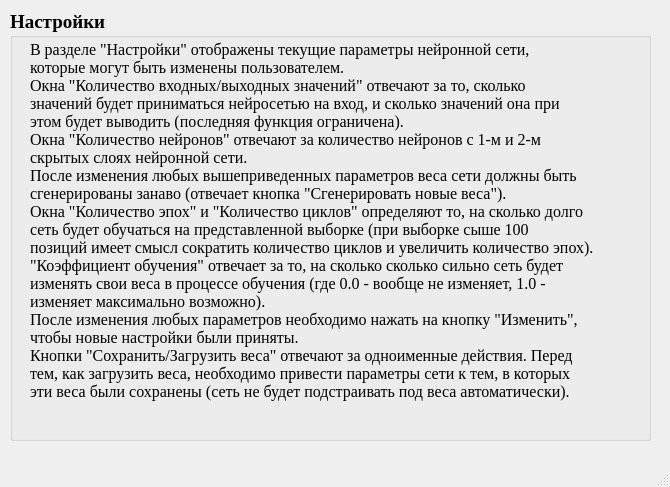
<?xml version="1.0" encoding="UTF-8"?>
<ui version="4.0">
 <class>helpWindow</class>
 <widget class="QMainWindow" name="helpWindow">
  <property name="geometry">
   <rect>
    <x>0</x>
    <y>0</y>
    <width>670</width>
    <height>487</height>
   </rect>
  </property>
  <property name="windowTitle">
   <string>Помощь</string>
  </property>
  <property name="windowIcon">
   <iconset>
    <normaloff>../source/resources/icon.png</normaloff>../source/resources/icon.png</iconset>
  </property>
  <widget class="QWidget" name="centralwidget">
   <widget class="QGroupBox" name="textGroupBox">
    <property name="geometry">
     <rect>
      <x>10</x>
      <y>10</y>
      <width>641</width>
      <height>431</height>
     </rect>
    </property>
    <property name="font">
     <font>
      <family>Times New Roman</family>
      <pointsize>14</pointsize>
      <weight>75</weight>
      <bold>true</bold>
     </font>
    </property>
    <property name="title">
     <string>Настройки</string>
    </property>
    <widget class="QLabel" name="label">
     <property name="geometry">
      <rect>
       <x>20</x>
       <y>30</y>
       <width>621</width>
       <height>501</height>
      </rect>
     </property>
     <property name="font">
      <font>
       <pointsize>12</pointsize>
       <weight>50</weight>
       <bold>false</bold>
      </font>
     </property>
     <property name="text">
      <string>В разделе &quot;Настройки&quot; отображены текущие параметры нейронной сети, 
которые могут быть изменены пользователем.
Окна &quot;Количество входных/выходных значений&quot; отвечают за то, сколько
значений будет приниматься нейросетью на вход, и сколько значений она при
этом будет выводить (последняя функция ограничена).
Окна &quot;Количество нейронов&quot; отвечают за количество нейронов с 1-м и 2-м
скрытых слоях нейронной сети. 
После изменения любых вышеприведенных параметров веса сети должны быть
сгенерированы занаво (отвечает кнопка &quot;Сгенерировать новые веса&quot;).
Окна &quot;Количество эпох&quot; и &quot;Количество циклов&quot; определяют то, на сколько долго
сеть будет обучаться на представленной выборке (при выборке сыше 100
позиций имеет смысл сократить количество циклов и увеличить количество эпох).
&quot;Коэффициент обучения&quot; отвечает за то, на сколько сколько сильно сеть будет
изменять свои веса в процессе обучения (где 0.0 - вообще не изменяет, 1.0 - 
изменяет максимально возможно).
После изменения любых параметров необходимо нажать на кнопку &quot;Изменить&quot;,
чтобы новые настройки были приняты.
Кнопки &quot;Сохранить/Загрузить веса&quot; отвечают за одноименные действия. Перед
тем, как загрузить веса, необходимо привести параметры сети к тем, в которых
эти веса были сохранены (сеть не будет подстраивать под веса автоматически).</string>
     </property>
     <property name="alignment">
      <set>Qt::AlignLeading|Qt::AlignLeft|Qt::AlignTop</set>
     </property>
    </widget>
   </widget>
  </widget>
  <widget class="QMenuBar" name="menubar">
   <property name="geometry">
    <rect>
     <x>0</x>
     <y>0</y>
     <width>670</width>
     <height>21</height>
    </rect>
   </property>
  </widget>
  <widget class="QStatusBar" name="statusbar"/>
 </widget>
 <resources/>
 <connections/>
</ui>
